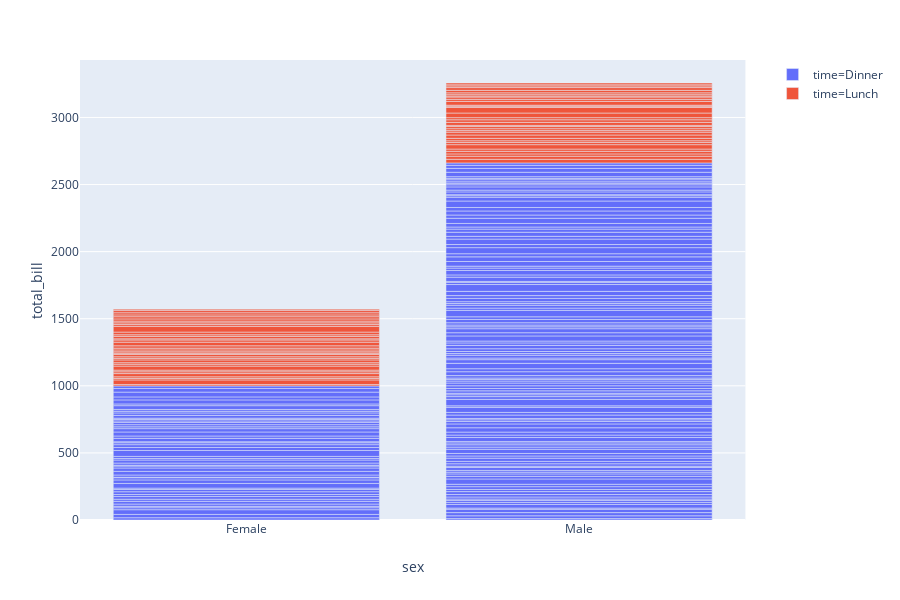

The notebook cell this image was saved under:
### Markdown cell above
<p>When several rows share the same value of <code>x</code> (here Female or Male), the rectangles are stacked on top of one another by default.</p>

### Code cell
import plotly.express as px
tips = px.data.tips()
fig = px.bar(tips, x="sex", y="total_bill", color='time')
fig.show()

### Figure 1 — Plotly figure (JSON) as saved in the notebook; plotly's stock layout.template omitted (floating-point values rounded to 4 significant figures; data arrays with more than 128 entries replaced by an {"elided": "..."} marker saying what was removed)
{"data": [{"alignmentgroup": "True", "hoverlabel": {"namelength": 0}, "hovertemplate": "time=Dinner<br>sex=%{x}<br>total_bill=%{y}", "legendgroup": "time=Dinner", "marker": {"color": "#636efa"}, "name": "time=Dinner", "offsetgroup": "time=Dinner", "orientation": "v", "showlegend": true, "textposition": "auto", "type": "bar", "x": {"elided": "176 str values"}, "xaxis": "x", "y": {"elided": "176 float values"}, "yaxis": "y"}, {"alignmentgroup": "True", "hoverlabel": {"namelength": 0}, "hovertemplate": "time=Lunch<br>sex=%{x}<br>total_bill=%{y}", "legendgroup": "time=Lunch", "marker": {"color": "#EF553B"}, "name": "time=Lunch", "offsetgroup": "time=Lunch", "orientation": "v", "showlegend": true, "textposition": "auto", "type": "bar", "x": ["Male", "Male", "Male", "Male", "Male", "Female", "Male", "Male", "Female", "Male", "Male", "Male", "Male", "Female", "Female", "Female", "Male", "Female", "Male", "Male", "Female", "Female", "Male", "Female", "Female", "Male", "Male", "Female", "Female", "Female", "Female", "Female", "Female", "Female", "Male", "Female", "Female", "Male", "Male", "Female", "Female", "Female", "Female", "Female", "Male", "Male", "Female", "Male", "Male", "Male", "Male", "Male", "Female", "Female", "Male", "Male", "Female", "Female", "Female", "Male", "Female", "Male", "Female", "Male", "Female", "Male", "Female", "Female"], "xaxis": "x", "y": [27.2, 22.76, 17.29, 19.44, 16.66, 10.07, 32.68, 15.98, 34.83, 13.03, 18.28, 24.71, 21.16, 10.65, 12.43, 24.08, 11.69, 13.42, 14.26, 15.95, 12.48, 29.8, 8.52, 14.52, 11.38, 22.82, 19.08, 20.27, 11.17, 12.26, 18.26, 8.51, 10.33, 14.15, 16, 13.16, 17.47, 34.3, 41.19, 27.05, 16.43, 8.35, 18.64, 11.87, 9.78, 7.51, 19.81, 28.44, 15.48, 16.58, 7.56, 10.34, 43.11, 13, 13.51, 18.71, 12.74, 13, 16.4, 20.53, 16.47, 12.16, 13.42, 8.58, 15.98, 13.42, 16.27, 10.09], "yaxis": "y"}], "layout": {"barmode": "relative", "height": 600, "legend": {"tracegroupgap": 0}, "margin": {"t": 60}, "xaxis": {"anchor": "y", "domain": [0, 0.98], "title": {"text": "sex"}}, "yaxis": {"anchor": "x", "domain": [0, 1], "title": {"text": "total_bill"}}}}
